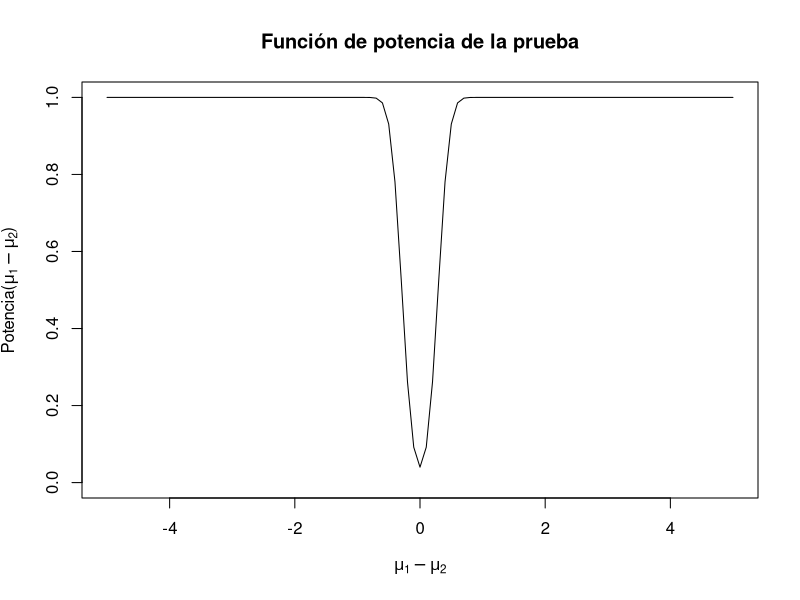

Here is the R script that generated this plot:
## ---- chunk 1
knitr::opts_chunk$set(echo = TRUE)
## ---- chunk 2
potencia <- function(n,alpha,dif){
  z <- qnorm(1-alpha/2)
  pot <- (1-pnorm(z*sqrt(2/n),mean=dif, sd=sqrt(2/n))) +
         (pnorm(-z*sqrt(2/n),mean=dif, sd=sqrt(2/n)))
  return(pot)
}

x=seq(-5,5,0.1)
plot(x,potencia(100,0.04,x), type='l', 
    ylab=expression(paste("Potencia(",mu[1] - mu[2],")")), 
    xlab=expression(mu[1] - mu[2]),
    ylim=c(0,1),
    main="Función de potencia de la prueba")
## ---- chunk 3
set.seed(16)
gen_fun <- function(tam_muest=10, 
                    med_1=4, med_2=3) {
  # OJO med_1 - med_2 = dif
  
  # Tipo de Muestra 1:
  X_0 <- rnorm(tam_muest, 0,1)
  Y_0 <- rnorm(tam_muest, 0,1)
  X_a <- rnorm(tam_muest, med_1,1)
  Y_a <- rnorm(tam_muest, med_2,1)
  dif_null1 <- mean(X_0)-mean(Y_0)
  dif_alt1 <- mean(X_a)-mean(Y_a)
  
  # Tipo de Muestra 2:
  # Aquí Uds pueden moficar, voy a dar un ejemplo 
  # QUE NO PUEDEN USAR porque no tiene sentido.
  
  X_0 <- rnorm(tam_muest, 0,1)
  Y_0 <- rnorm(tam_muest+4, 0,1)
  X_a <- rnorm(tam_muest, med_1,1)
  Y_a <- rnorm(tam_muest+4, med_2,1)
  dif_null2 <- mean(X_0)-mean(Y_0)
  dif_alt2 <- mean(X_a)-mean(Y_a)
  return(c(dif_null=dif_null1, 
           dif_alt=dif_alt1,
           dif_null_no=dif_null2, 
           dif_alt_no=dif_alt2))
}
data <- replicate(n = 1000,gen_fun(), simplify = FALSE )
## ---- chunk 4
library(purrr) 

cal_fun <- function(dat,n=10,alpha=0.05) {
  # ¿está la muestra en la RC?
  # valor crítico: z*(sqrt(2/n))
  # como fijamos alpha, entonces 
  
   crit <- qnorm(1-alpha/2)*sqrt(2/n)
   pot_null<-abs(dat[1]) > abs(crit)
   pot_alt<-abs(dat[2]) > abs(crit)
   pot_null_no<-abs(dat[3]) > abs(crit)
   pot_alt_no<-abs(dat[4]) > abs(crit)
  return(c(crit, pot_null, pot_alt, 
           pot_null_no, pot_alt_no))
}

results <- map(data, cal_fun)
## ---- chunk 5
apply(do.call(rbind,results),2,sum)/1000
